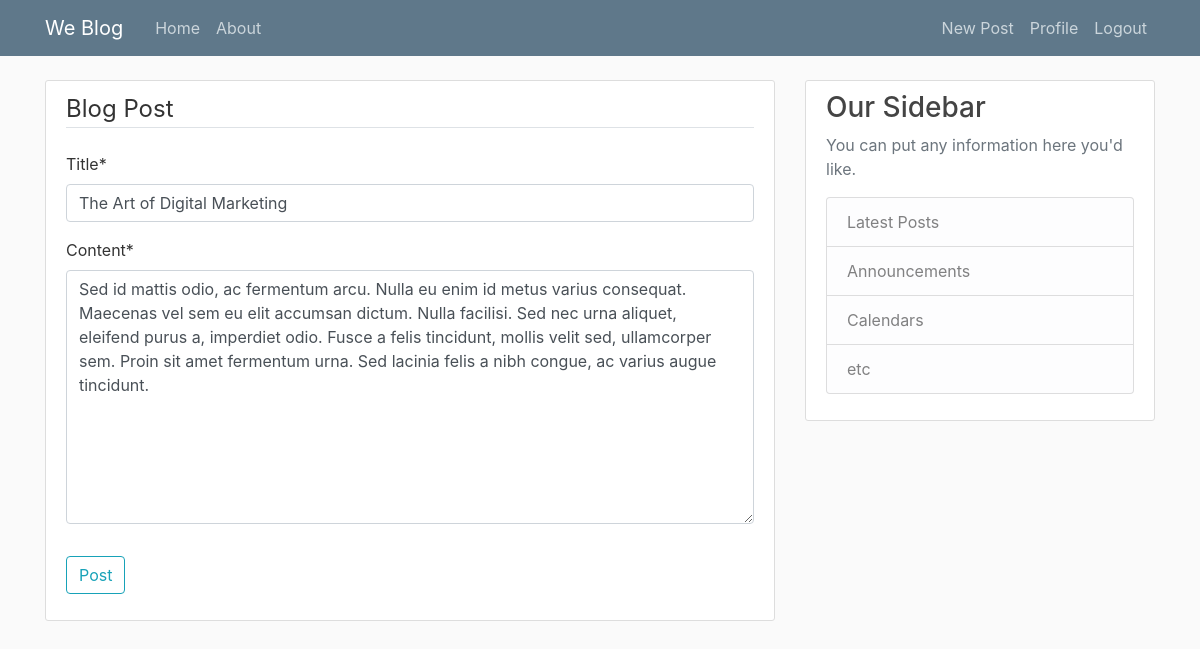
The page /post/17/update/ (signed in) on the database its author committed.
### blog/models.py (models this page shows, shortened)
class Post(models.Model):
    title = models.CharField(max_length=100)
    content = models.TextField()
    date_posted = models.DateTimeField(default=timezone.now) #used default to give option to change time & date posted
    author = models.ForeignKey(User, on_delete=models.CASCADE) #if the suer is deleted their post should also be deleted that why using (on_delete=models.CASCADE)
    likes = models.ManyToManyField(User, related_name='likes')

### blog/views.py (the view, shortened to what this page needs)
# urls.py: path('post/<int:pk>/update/', PostUpdateView.as_view(), name='post-update'),
class PostUpdateView(LoginRequiredMixin,UserPassesTestMixin, UpdateView):
    model = Post
    fields = [ 'title','content' ]
    def test_func(self):
        post = self.get_object()
        if self.request.user == post.author:
            return True
        return False

### blog/templates/blog/post_form.html (shortened to what this page needs)
{% extends "blog/base.html" %}
{% load crispy_forms_tags %}
{% block content %}
   <div class="content-section">
        <form method="POST">
            <fieldset class="form-group">
                <legend class="border-bottom mb-4">Blog Post</legend>
                {{ form|crispy }}
            </fieldset>
            <div class="form-group">
                <button class="btn btn-outline-info" type="submit">Post</button>
            </div>
        </form>
    </div>
{% endblock content %}

### blog/static/css/main.css (style rules this page uses)
body { background: #fafafa; color: #333333; margin-top: 5rem; }
.content-section { background: #ffffff; padding: 10px 20px; border: 1px solid #dddddd; border-radius: 3px; margin-bottom: 20px; }

### rows shown on the page
Post: title "The Art of Digital Marketing", content "Sed id mattis odio, ac fermentum arcu. Nulla eu enim id metus varius consequat. Maecenas vel sem eu elit accumsan dictum. Nulla facilisi. Sed nec urna aliquet, eleifend purus a, imperdiet odio. Fusce a felis tincidunt, mollis velit sed, ullamcorper sem. Proin sit amet fermentum urna. Sed lacinia felis a nibh congue, ac varius augue tincidunt."
